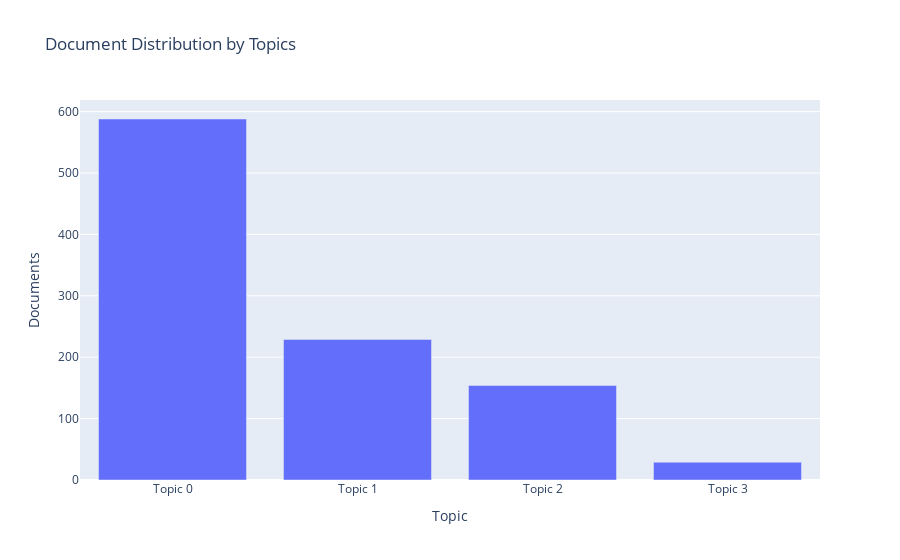

The code cell stored with this chart in its notebook:
### Code cell
plot_model(lda, plot = 'topic_distribution')

### Figure 1 — Plotly figure (JSON) as saved in the notebook; plotly's stock layout.template omitted (floating-point values rounded to 4 significant figures)
{"data": [{"alignmentgroup": "True", "customdata": [["business, loan, sell, year, child, work, buy, make, product, help"], ["business, loan, year, school, child, able, family, stock, expand, old"], ["child, loan, group, school, member, buy, year, milk, sell, farm"], ["rice, loan, farmer, also, use, land, small, area, many, sector"]], "hovertemplate": "Topic=%{x}<br>Documents=%{y}<br>Keyword=%{customdata[0]}<extra></extra>", "legendgroup": "", "marker": {"color": "#636efa"}, "name": "", "offsetgroup": "", "orientation": "v", "showlegend": false, "textposition": "auto", "type": "bar", "x": ["Topic 0", "Topic 1", "Topic 2", "Topic 3"], "xaxis": "x", "y": [588, 229, 154, 29], "yaxis": "y"}], "layout": {"barmode": "relative", "legend": {"tracegroupgap": 0}, "title": {"text": "Document Distribution by Topics"}, "xaxis": {"anchor": "y", "domain": [0, 1], "title": {"text": "Topic"}}, "yaxis": {"anchor": "x", "domain": [0, 1], "title": {"text": "Documents"}}}}
